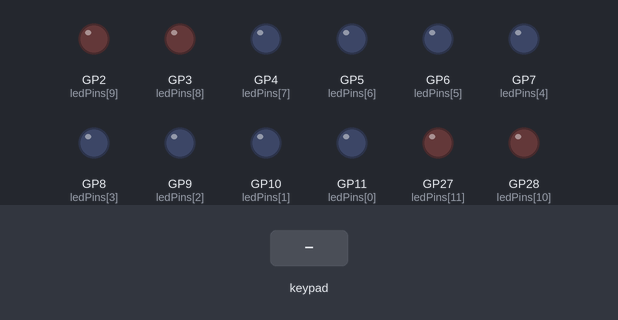
A sketch run on a simulated Raspberry Pi Pico. Shown: output pins drawn as LEDs (lit = HIGH). The test bench sets the inputs (shaded band).

Above: at 1.2 s.
1.3 s: keypad keys 2 6 2 2 2 1 2 0 pressed 0.4 s apart
At 1.5 s:
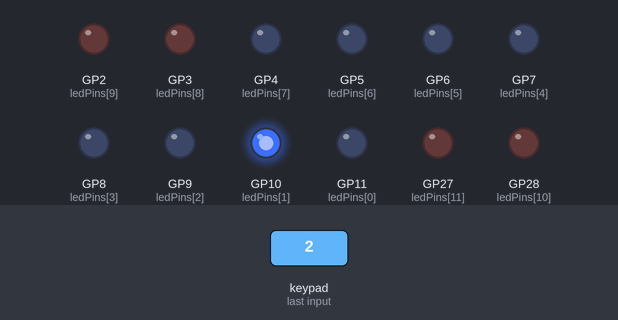
6.0 s: key '1' pressed
At 6.6 s:
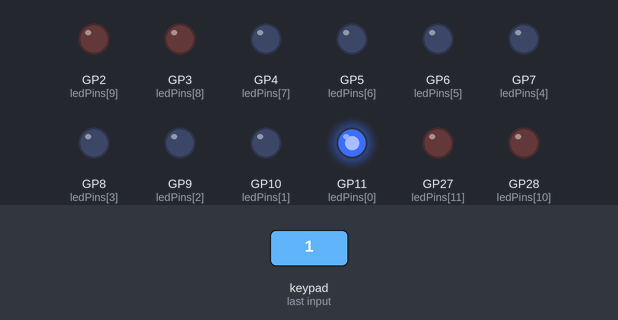
7.5 s: key '2' pressed
At 8.7 s:
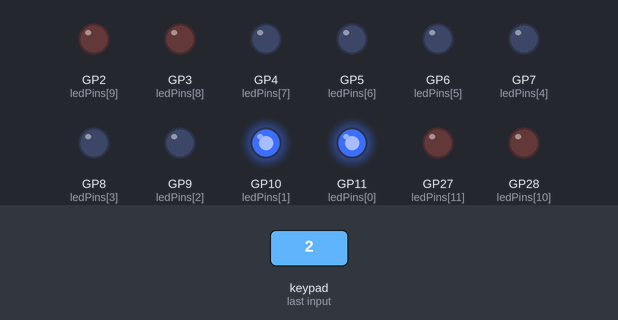
9.0 s: keypad keys 2 6 2 2 2 1 2 0 # pressed 0.4 s apart
At 9.6 s:
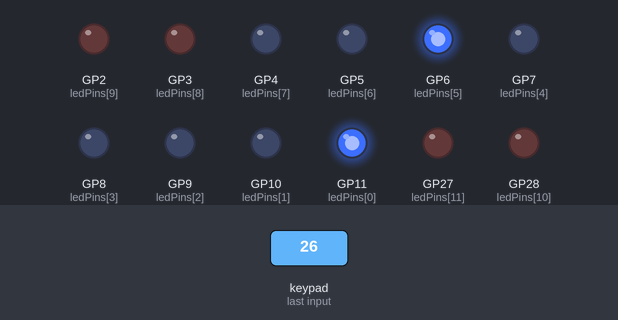
14.1 s: key '3' pressed
At 15.1 s:
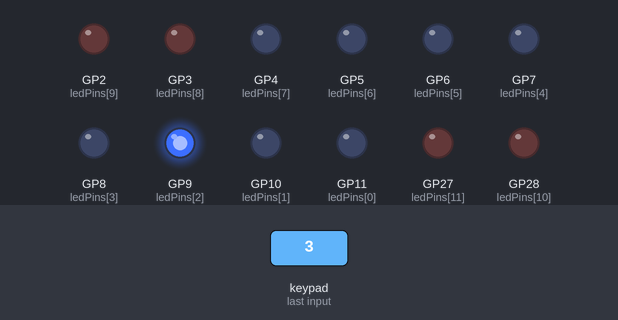
15.6 s: keypad keys 2 6 2 2 2 1 2 0 * pressed 0.4 s apart
At 19.9 s:
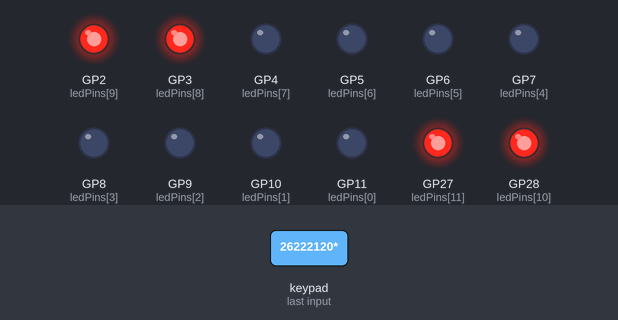
Timing chart, 0 to 21.4 s (numbered marks = the images above; inputs shaded):
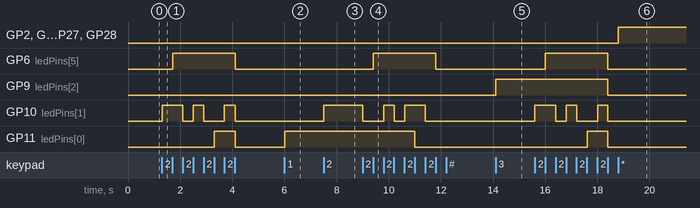

Measured:
- after the input at 1.3 s, GP6 (ledPins[5]): LOW → HIGH after 0.41 s, → LOW 2.4 s later; GP10 (ledPins[1]): goes HIGH 0.80 s, LOW 0.40 s, HIGH 0.39 s, LOW 0.80 s, HIGH 0.40 s, then LOW, starting at once; GP11 (ledPins[0]): LOW → HIGH after 2.0 s, → LOW 0.80 s later
- after the input at 6.0 s, GP11 (ledPins[0]): LOW → HIGH at once
- after the input at 7.5 s, GP10 (ledPins[1]): LOW → HIGH at once
- after the input at 9.0 s, GP6 (ledPins[5]): LOW → HIGH after 0.40 s, → LOW 2.4 s later; GP10 (ledPins[1]): goes LOW 0.80 s, HIGH 0.39 s, LOW 0.40 s, HIGH 0.80 s, then LOW, starting at once; GP11 (ledPins[0]): HIGH → LOW after 2.0 s
- after the input at 14.1 s, GP9 (ledPins[2]): LOW → HIGH at once
- after the input at 15.6 s, GP2 (ledPins[9]), GP3 (ledPins[8]): LOW → HIGH after 3.2 s

The sketch:

pi-pico-keypad.ino
```cpp
#include <Keypad.h>

const uint8_t LEDS = 12;
const uint8_t ROWS = 4;
const uint8_t COLS = 4;

char keys[ROWS][COLS] = {
  { '1', '2', '3', 'A' },
  { '4', '5', '6', 'B' },
  { '7', '8', '9', 'C' },
  { '*', '0', '#', 'D' }
};

// Pins connected to LED1, LED2, LED3, ...LED12
uint8_t ledPins[LEDS] = { 11, 10, 9, 8, 7, 6, 5, 4, 3, 2, 28, 27 };
uint8_t rowPins[ROWS] = { 26, 22, 21, 20 }; // Pins connected to R1, R2, R3, R4
uint8_t colPins[COLS] = { 19, 18, 17, 16 }; // Pins connected to C1, C2, C3, C4

Keypad keypad = Keypad(makeKeymap(keys), rowPins, colPins, ROWS, COLS);

bool state[LEDS] = { false };

void toggleWrite(uint8_t pos)
{
  bool value = state[pos - 1] = !state[pos - 1];
  digitalWrite(ledPins[pos - 1], value ? HIGH : LOW);
}

void rangeWrite(uint8_t i, uint8_t e, bool high)
{
  for (uint8_t l = i; l <= e; l++) {
    state[l - 1] = high;
    digitalWrite(ledPins[l - 1], high ? HIGH : LOW);
  }
}

void setup() {
  for (uint8_t l = 0; l < LEDS; l++) {
    pinMode(ledPins[l], OUTPUT);
    digitalWrite(ledPins[l], LOW);
  }
}

void loop() {
  char key = keypad.getKey();

  if (key != NO_KEY) {
    switch (key) {
      case 'A': toggleWrite(9);
        break;
      case 'B': toggleWrite(10);
        break;
      case 'C': toggleWrite(11);
        break;
      case 'D': toggleWrite(12);
        break;
      case '0': rangeWrite(1, 8, false);
        break;
      case '9': rangeWrite(1, 8, true);
        break;
      case '*': rangeWrite(9, 12, true);
        break;
      case '#': rangeWrite(9, 12, false);
        break;
      default: toggleWrite(atoi(&key));
        break;
    }
  }
}
```
